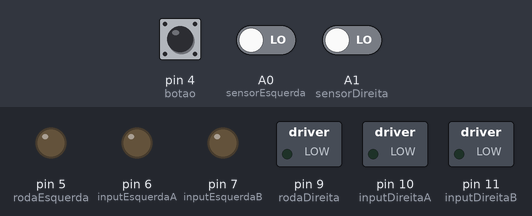
A sketch run on a simulated Arduino Uno, built with avr-gcc and run on an emulated ATmega328P. Shown: switched loads named in the sketch (green lamp = pin HIGH), output pins drawn as LEDs (lit = HIGH). Inputs (shaded band) come from the test bench; at power-on: pin 4 (botao) HIGH, A0 (sensorEsquerda) LOW, A1 (sensorDireita) LOW.

Above: at 1.2 s.
1.3 s: pin 4 (botao) pulled LOW for 0.15 s
At 2.5 s:
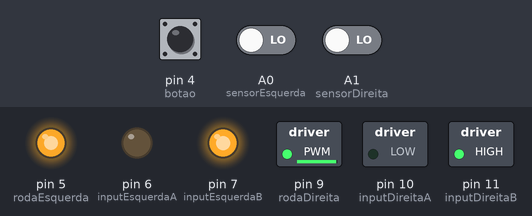
2.9 s: A0 (sensorEsquerda) driven HIGH
At 4.0 s:
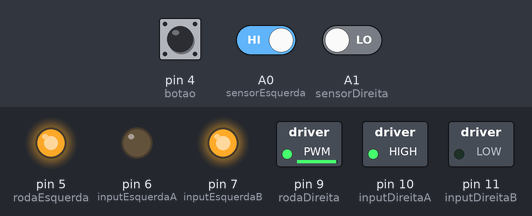
4.4 s: A1 (sensorDireita) driven HIGH
At 5.1 s:
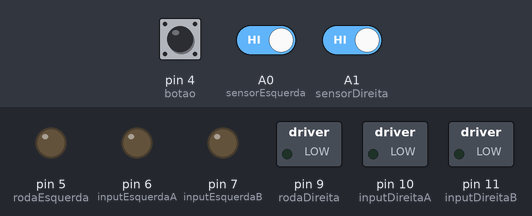
5.9 s: A0 (sensorEsquerda) driven LOW
At 6.2 s:
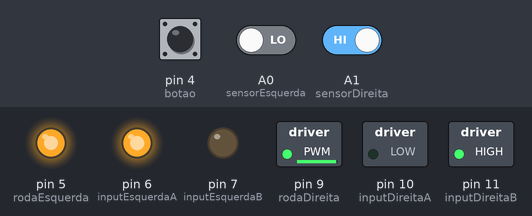
7.4 s: A1 (sensorDireita) driven LOW
At 8.6 s:
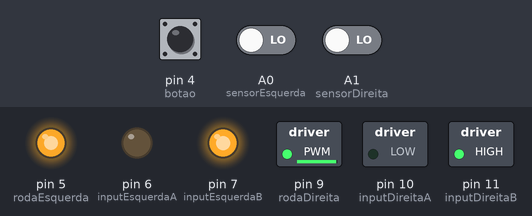
Timing chart, 0 to 9.9 s (numbered marks = the images above; inputs shaded):
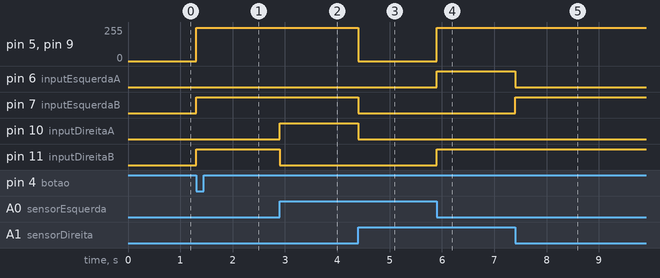

Measured:
- after the input at 1.3 s, pin 5 (rodaEsquerda), pin 9 (rodaDireita): 0/255 → 250/255 at once; pin 7 (inputEsquerdaB), pin 11 (inputDireitaB): LOW → HIGH at once
- after the input at 2.9 s, pin 10 (inputDireitaA): LOW → HIGH at once; pin 11 (inputDireitaB): HIGH → LOW at once
- after the input at 4.4 s, pin 5 (rodaEsquerda), pin 9 (rodaDireita): 250/255 → 0/255 at once; pin 7 (inputEsquerdaB), pin 10 (inputDireitaA): HIGH → LOW at once
- after the input at 5.9 s, pin 5 (rodaEsquerda), pin 9 (rodaDireita): 0/255 → 250/255 at once; pin 6 (inputEsquerdaA), pin 11 (inputDireitaB): LOW → HIGH at once
- after the input at 7.4 s, pin 6 (inputEsquerdaA): HIGH → LOW at once; pin 7 (inputEsquerdaB): LOW → HIGH at once

The sketch:

004_-_seguidor_de_linha.ino
```cpp
/*
Programador: Danilo José de Lima
Objetivo: simular um seguidor de linha
A implementação do seguidor real fjoi feita no final de 2023 e pode ser vista aqui: https://www.youtube.com/shorts/JA_QfBgqdV0
O circuito simulado no tinkercad está em https://www.tinkercad.com/things/1q4p5g5VkHn-seguidor-de-linha
*/
/*conexões
3~ led
4 push button
5~ enable 1
6~ input 1
7 input 2

9~ enable 2
10~ input 3
11~ input 4
A0 sensor esquerdo
A1 sendor direito

Alimentação do motor - Vs
5V Arduino - Vss
GND Arduino - GND da ponte H - GND alimentação do motor (todos juntos)

autor: professor danilo (2023)
 */
int ligado = 0,
    velocidade = 250,
    espera = 150,
    led = 3,
    botao = 4,
    rodaEsquerda = 5,
    inputEsquerdaA = 6,
    inputEsquerdaB = 7,
    rodaDireita = 9,
    inputDireitaA = 10,
    inputDireitaB = 11,
    sensorEsquerda = A0,
    sensorDireita = A1;

void setup() {
  pinMode(botao, INPUT_PULLUP);
  pinMode(rodaEsquerda, OUTPUT);
  pinMode(inputEsquerdaA, OUTPUT);
  pinMode(inputEsquerdaB, OUTPUT);
  pinMode(rodaDireita, OUTPUT);
  pinMode(inputDireitaA, OUTPUT);
  pinMode(inputDireitaB, OUTPUT);
  pinMode(sensorEsquerda, INPUT);
  pinMode(sensorDireita, INPUT);
  Serial.begin(9600);
  digitalWrite(led, HIGH);
}

void loop() {
  while(ligado == 0){
    if(!digitalRead(botao)){
      ligado = 1;
    }
  }/*
  Serial.print("Sendor da direita: ");
  Serial.println(digitalRead(sensorDireita));
  Serial.print("Sendor da esquerda: ");
  Serial.println(digitalRead(sensorEsquerda));   */
  if(!digitalRead(sensorEsquerda) & digitalRead(sensorDireita)){
    esquerda(velocidade);
  }
  else if(digitalRead(sensorEsquerda) & !digitalRead(sensorDireita)){
    direita(velocidade);
  }
  else if(!digitalRead(sensorEsquerda) & !digitalRead(sensorDireita)){
    frente(velocidade);
  }
  else{
    parar();
    digitalWrite(led, LOW);
  }
}

void frente(int velocidade){
  analogWrite(rodaEsquerda, velocidade);
  digitalWrite(inputEsquerdaA, LOW);
  digitalWrite(inputEsquerdaB, HIGH);
  analogWrite(rodaDireita, velocidade);
  digitalWrite(inputDireitaA, LOW);
  digitalWrite(inputDireitaB, HIGH);
}

void parar(){
  analogWrite(rodaEsquerda, 0);
  digitalWrite(inputEsquerdaA, LOW);
  digitalWrite(inputEsquerdaB, LOW);
  analogWrite(rodaDireita, 0);
  digitalWrite(inputDireitaA, LOW);
  digitalWrite(inputDireitaB, LOW);
}

void re(int velocidade){
  analogWrite(rodaEsquerda, velocidade);
  digitalWrite(inputEsquerdaA, HIGH);
  digitalWrite(inputEsquerdaB, LOW);
  analogWrite(rodaDireita, velocidade);
  digitalWrite(inputDireitaA, HIGH);
  digitalWrite(inputDireitaB, LOW);
}

void esquerda(int velocidade){
  analogWrite(rodaEsquerda, velocidade);
  digitalWrite(inputEsquerdaA, HIGH);
  digitalWrite(inputEsquerdaB, LOW);
  analogWrite(rodaDireita, velocidade);
  digitalWrite(inputDireitaA, LOW);
  digitalWrite(inputDireitaB, HIGH);
  delay(espera);
}

void direita(int velocidade){
  analogWrite(rodaEsquerda, velocidade);
  digitalWrite(inputEsquerdaA, LOW);
  digitalWrite(inputEsquerdaB, HIGH);
  analogWrite(rodaDireita, velocidade);
  digitalWrite(inputDireitaA, HIGH);
  digitalWrite(inputDireitaB, LOW);
  delay(2*espera);
}
```

003calculadora.c
```cpp
#include <stdio.h>

/*fiz o programa sem auxílio do ChatGpt*/
int main ()
{
    char opcao;
    float resultado, num1, num2;
    printf("escolha a operacao (+, -, *, /)\n");
    scanf("%c", &opcao);
    printf("Digite o primeiro numero: ");
    scanf("%f", &num1);
    printf("Digite o segundo numero: ");
    scanf("%f", &num2);
    switch(opcao)
    {
    case '+':
        resultado = num1 + num2;
        printf("O resultado da operacao e': %0.2f", resultado);
        break;
    case '-':
        resultado = num1 - num2;
        printf("O resultado da operacao e': %0.2f", resultado);
        break;
    case '*':
        resultado = num1 * num2;
        printf("O resultado da operacao e': %0.2f", resultado);
        break;
    case '/':
        if(num2==0) printf("nao se pode dividir por zero");
        else
        {
            resultado = num1 / num2;
            printf("O resultado da operacao e': %0.2f", resultado);
        }
        break;
    default:
        printf("nenhuma opcao selecionada\n");
        break ;
    }
}
```
